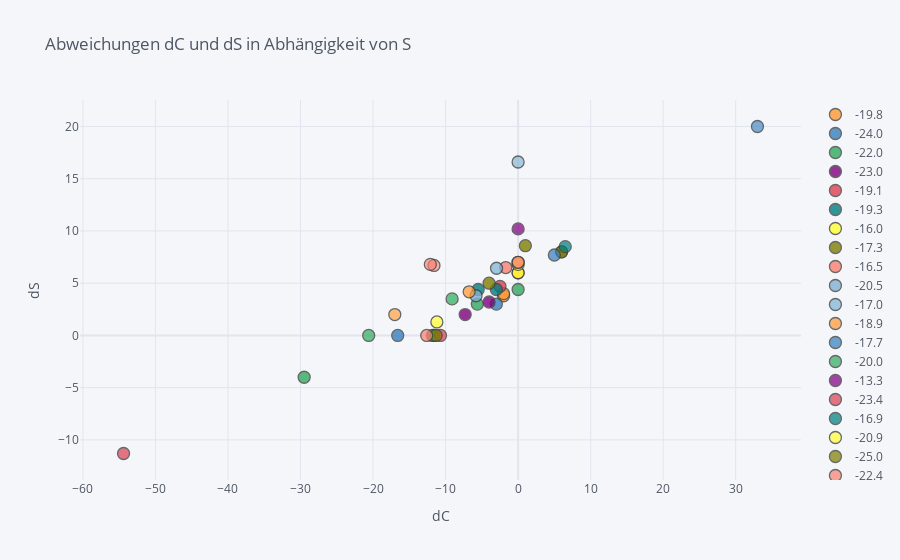

Write notebook code for a chart like this one.
### Code cell
df.iplot(
x='dC',
y='dS',
# Specify the category
categories='S',
xTitle='dC',
yTitle='dS',
title='Abweichungen dC und dS in Abhängigkeit von S')
plt.show()

### Figure 1 — Plotly figure (JSON) as saved in the notebook; plotly's stock layout.template omitted (floating-point values rounded to 4 significant figures)
{"data": [{"marker": {"color": "rgba(255, 153, 51, 1.0)", "line": {"width": 1.3}, "opacity": 0.8, "size": 12, "symbol": "circle"}, "mode": "markers", "name": "-19.8", "textfont": {"color": "#4D5663"}, "type": "scatter", "x": [-2.0, -2.0, 0.0], "y": [3.8, 4.0, 6.0]}, {"marker": {"color": "rgba(55, 128, 191, 1.0)", "line": {"width": 1.3}, "opacity": 0.8, "size": 12, "symbol": "circle"}, "mode": "markers", "name": "-24.0", "textfont": {"color": "#4D5663"}, "type": "scatter", "x": [-3.0, -16.6], "y": [3.0, 0.0]}, {"marker": {"color": "rgba(50, 171, 96, 1.0)", "line": {"width": 1.3}, "opacity": 0.8, "size": 12, "symbol": "circle"}, "mode": "markers", "name": "-22.0", "textfont": {"color": "#4D5663"}, "type": "scatter", "x": [0.0, -5.62, -11.6, -29.5], "y": [4.4, 3.0, 0.0, -4.0]}, {"marker": {"color": "rgba(128, 0, 128, 1.0)", "line": {"width": 1.3}, "opacity": 0.8, "size": 12, "symbol": "circle"}, "mode": "markers", "name": "-23.0", "textfont": {"color": "#4D5663"}, "type": "scatter", "x": [-4.0, -7.3], "y": [3.2, 2.0]}, {"marker": {"color": "rgba(219, 64, 82, 1.0)", "line": {"width": 1.3}, "opacity": 0.8, "size": 12, "symbol": "circle"}, "mode": "markers", "name": "-19.1", "textfont": {"color": "#4D5663"}, "type": "scatter", "x": [-2.5], "y": [4.7]}, {"marker": {"color": "rgba(0, 128, 128, 1.0)", "line": {"width": 1.3}, "opacity": 0.8, "size": 12, "symbol": "circle"}, "mode": "markers", "name": "-19.3", "textfont": {"color": "#4D5663"}, "type": "scatter", "x": [-3.0, -5.5], "y": [4.4, 4.4]}, {"marker": {"color": "rgba(255, 255, 51, 1.0)", "line": {"width": 1.3}, "opacity": 0.8, "size": 12, "symbol": "circle"}, "mode": "markers", "name": "-16.0", "textfont": {"color": "#4D5663"}, "type": "scatter", "x": [0.0, 0.0, 0.0], "y": [6.0, 6.8, 7.0]}, {"marker": {"color": "rgba(128, 128, 0, 1.0)", "line": {"width": 1.3}, "opacity": 0.8, "size": 12, "symbol": "circle"}, "mode": "markers", "name": "-17.3", "textfont": {"color": "#4D5663"}, "type": "scatter", "x": [-4.0, 1.0, 6.0, 6.0], "y": [5.0, 8.59, 8.0, 8.0]}, {"marker": {"color": "rgba(251, 128, 114, 1.0)", "line": {"width": 1.3}, "opacity": 0.8, "size": 12, "symbol": "circle"}, "mode": "markers", "name": "-16.5", "textfont": {"color": "#4D5663"}, "type": "scatter", "x": [-1.7, 0.0], "y": [6.5, 7.0]}, {"marker": {"color": "rgba(128, 177, 211, 1.0)", "line": {"width": 1.3}, "opacity": 0.8, "size": 12, "symbol": "circle"}, "mode": "markers", "name": "-20.5", "textfont": {"color": "#4D5663"}, "type": "scatter", "x": [-5.8], "y": [3.8]}, {"marker": {"color": "rgba(128, 177, 211, 0.8999999999999999)", "line": {"width": 1.3}, "opacity": 0.8, "size": 12, "symbol": "circle"}, "mode": "markers", "name": "-17.0", "textfont": {"color": "#4D5663"}, "type": "scatter", "x": [-2.97], "y": [6.43]}, {"marker": {"color": "rgba(255, 153, 51, 0.8999999999999999)", "line": {"width": 1.3}, "opacity": 0.8, "size": 12, "symbol": "circle"}, "mode": "markers", "name": "-18.9", "textfont": {"color": "#4D5663"}, "type": "scatter", "x": [-6.75], "y": [4.18]}, {"marker": {"color": "rgba(55, 128, 191, 0.8999999999999999)", "line": {"width": 1.3}, "opacity": 0.8, "size": 12, "symbol": "circle"}, "mode": "markers", "name": "-17.7", "textfont": {"color": "#4D5663"}, "type": "scatter", "x": [5.0], "y": [7.7]}, {"marker": {"color": "rgba(50, 171, 96, 0.8999999999999999)", "line": {"width": 1.3}, "opacity": 0.8, "size": 12, "symbol": "circle"}, "mode": "markers", "name": "-20.0", "textfont": {"color": "#4D5663"}, "type": "scatter", "x": [-9.1, -11.8, -20.6], "y": [3.5, 0.0, 0.0]}, {"marker": {"color": "rgba(128, 0, 128, 0.8999999999999999)", "line": {"width": 1.3}, "opacity": 0.8, "size": 12, "symbol": "circle"}, "mode": "markers", "name": "-13.3", "textfont": {"color": "#4D5663"}, "type": "scatter", "x": [0.0], "y": [10.2]}, {"marker": {"color": "rgba(219, 64, 82, 0.8999999999999999)", "line": {"width": 1.3}, "opacity": 0.8, "size": 12, "symbol": "circle"}, "mode": "markers", "name": "-23.4", "textfont": {"color": "#4D5663"}, "type": "scatter", "x": [-10.7, -54.4], "y": [0.0, -11.3]}, {"marker": {"color": "rgba(0, 128, 128, 0.8999999999999999)", "line": {"width": 1.3}, "opacity": 0.8, "size": 12, "symbol": "circle"}, "mode": "markers", "name": "-16.9", "textfont": {"color": "#4D5663"}, "type": "scatter", "x": [6.5], "y": [8.5]}, {"marker": {"color": "rgba(255, 255, 51, 0.8999999999999999)", "line": {"width": 1.3}, "opacity": 0.8, "size": 12, "symbol": "circle"}, "mode": "markers", "name": "-20.9", "textfont": {"color": "#4D5663"}, "type": "scatter", "x": [-11.2], "y": [1.29]}, {"marker": {"color": "rgba(128, 128, 0, 0.8999999999999999)", "line": {"width": 1.3}, "opacity": 0.8, "size": 12, "symbol": "circle"}, "mode": "markers", "name": "-25.0", "textfont": {"color": "#4D5663"}, "type": "scatter", "x": [-11.3], "y": [0.0]}, {"marker": {"color": "rgba(251, 128, 114, 0.8999999999999999)", "line": {"width": 1.3}, "opacity": 0.8, "size": 12, "symbol": "circle"}, "mode": "markers", "name": "-22.4", "textfont": {"color": "#4D5663"}, "type": "scatter", "x": [-12.6], "y": [0.0]}, {"marker": {"color": "rgba(251, 128, 114, 0.7999999999999998)", "line": {"width": 1.3}, "opacity": 0.8, "size": 12, "symbol": "circle"}, "mode": "markers", "name": "-14.5", "textfont": {"color": "#4D5663"}, "type": "scatter", "x": [-11.6, -12.1], "y": [6.7, 6.8]}, {"marker": {"color": "rgba(128, 177, 211, 0.7999999999999998)", "line": {"width": 1.3}, "opacity": 0.8, "size": 12, "symbol": "circle"}, "mode": "markers", "name": "-10.0", "textfont": {"color": "#4D5663"}, "type": "scatter", "x": [0.0], "y": [16.6]}, {"marker": {"color": "rgba(255, 153, 51, 0.7999999999999998)", "line": {"width": 1.3}, "opacity": 0.8, "size": 12, "symbol": "circle"}, "mode": "markers", "name": "-17.2", "textfont": {"color": "#4D5663"}, "type": "scatter", "x": [-17.0], "y": [2.0]}, {"marker": {"color": "rgba(55, 128, 191, 0.7999999999999998)", "line": {"width": 1.3}, "opacity": 0.8, "size": 12, "symbol": "circle"}, "mode": "markers", "name": "-8.2", "textfont": {"color": "#4D5663"}, "type": "scatter", "x": [33.0], "y": [20.0]}], "layout": {"legend": {"bgcolor": "#F5F6F9", "font": {"color": "#4D5663"}}, "paper_bgcolor": "#F5F6F9", "plot_bgcolor": "#F5F6F9", "title": {"font": {"color": "#4D5663"}, "text": "Abweichungen dC und dS in Abhängigkeit von S"}, "xaxis": {"gridcolor": "#E1E5ED", "showgrid": true, "tickfont": {"color": "#4D5663"}, "title": {"font": {"color": "#4D5663"}, "text": "dC"}, "zerolinecolor": "#E1E5ED"}, "yaxis": {"gridcolor": "#E1E5ED", "showgrid": true, "tickfont": {"color": "#4D5663"}, "title": {"font": {"color": "#4D5663"}, "text": "dS"}, "zerolinecolor": "#E1E5ED"}}}
